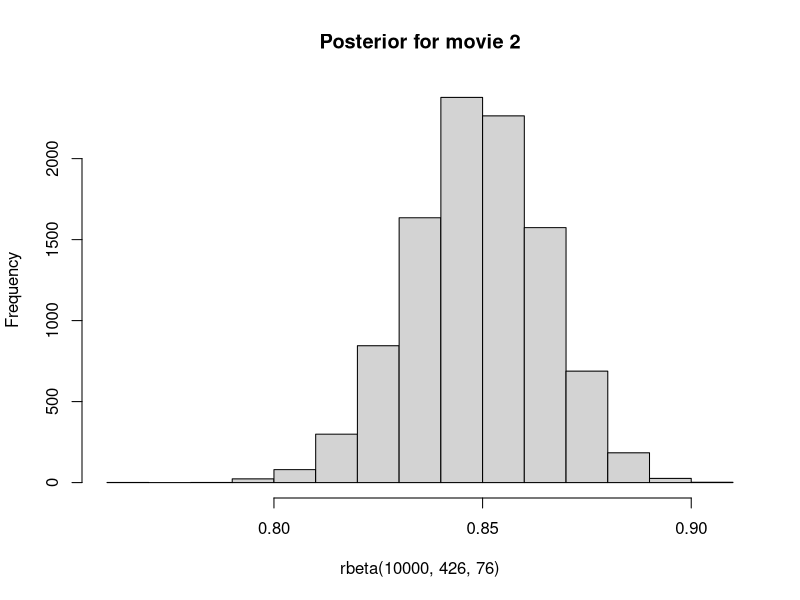
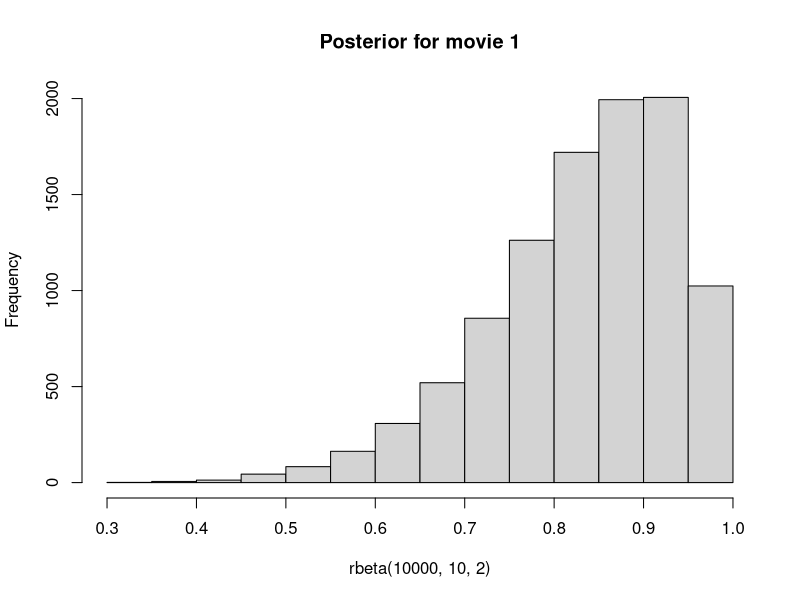
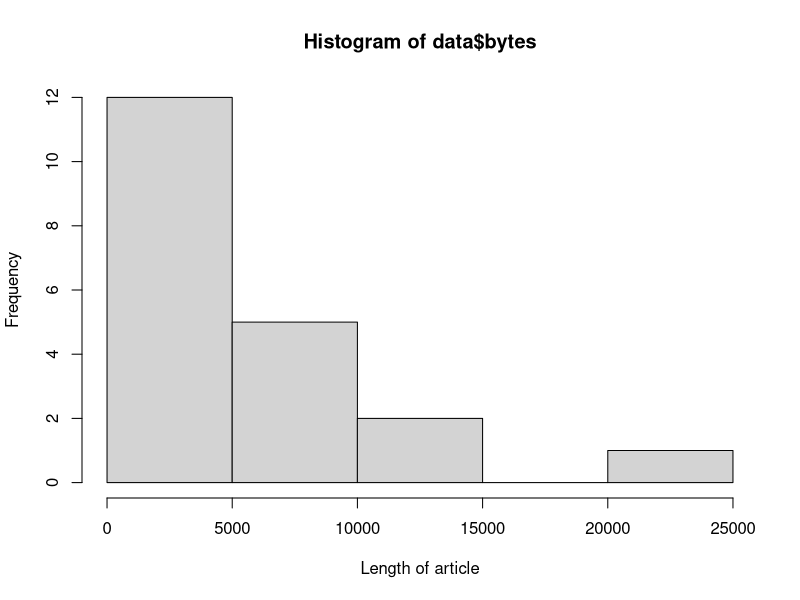
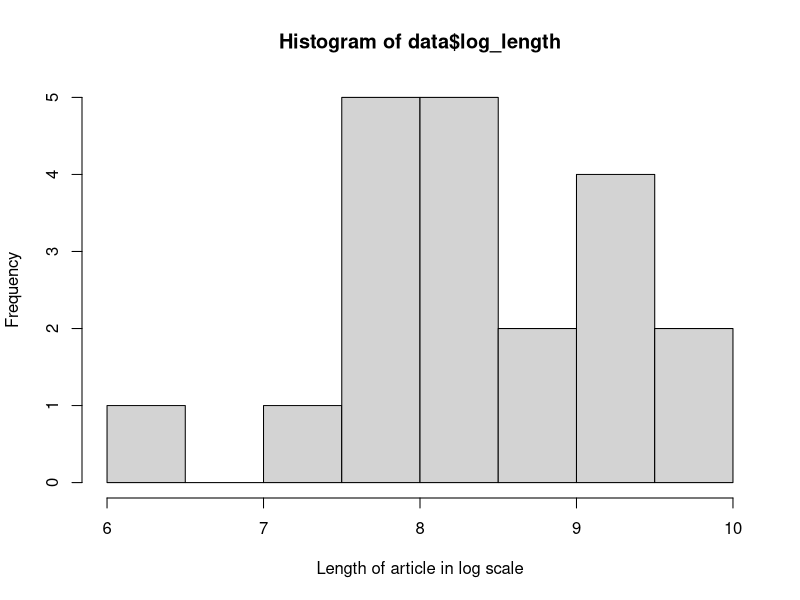

R code for these plots, in order: (Note: this script raises an error after producing the figures.)
## ---- chunk 1
Median1 = qbeta(0.5, 10, 2)
Median2 = qbeta(0.5, 426, 76)
Median1
Median2
## ---- chunk 2
hist(rbeta(10000, 426, 76), main = "Posterior for movie 2")
## ---- chunk 3
hist(rbeta(10000, 10, 2), main = "Posterior for movie 1")
## ---- chunk 4
data = read.csv("randomwikipedia.txt")
hist(data$bytes, freq = T, xlab = "Length of article")
## ---- chunk 5
data["log_length"] = log(data$bytes)
hist(data$log_length, freq = T, xlab = "Length of article in log scale")
## ---- chunk 6
Mean = mean(data$log_length)
variance = var(data$log_length)
Mean
variance
## ---- chunk 7
post_samples = rnorm(10000, mean = Mean, sd = sqrt(variance/20))
ggplot() + geom_density(mapping = aes(post_samples), colour="red") + geom_hline(yintercept = 1, colour="green") 
## ---- chunk 8
qnorm(c(0.025, 1-0.025), Mean, sqrt(variance/20))
## ---- chunk 9
post_sig = 19 * variance / rchisq(1000, 19)
post_mu = rnorm(1000, Mean, sqrt(post_sig/20))
quantile(post_mu,c(0.025, 1-0.025))
## ---- chunk 10
quantile(post_sig,c(0.025, 1-0.025))
## ---- chunk 11
draws=rnorm(1000000, post_mu, sqrt(post_sig))
## ---- chunk 12
exp(quantile(draws, c(0.025, 1-0.025)))
## ---- chunk 13
small_article_length = min(data$log_length)
mean(draws < small_article_length) #Mean will give the fraction of articles smaller than the smallest in the data
